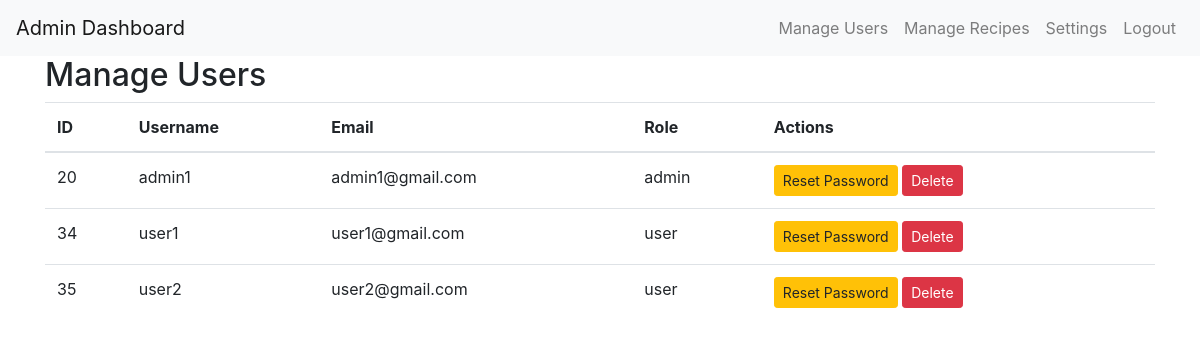
/admin/manage_users (signed in), run on an earlier commit of the app's database.
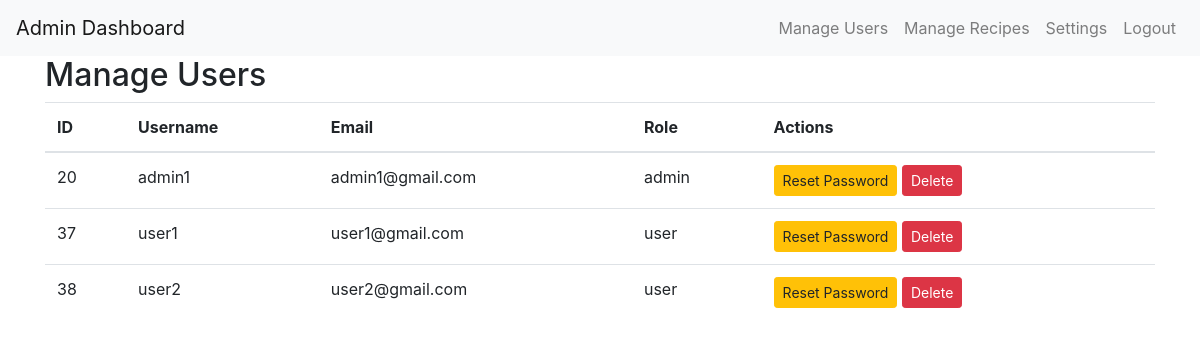
And on a later commit of the database.
### app/models.py (models this page shows)
class User(db.Model, UserMixin):
    id = db.Column(db.Integer, primary_key=True)
    username = db.Column(db.String(20), unique=True, nullable=False)
    email = db.Column(db.String(120), unique=True, nullable=False)
    password = db.Column(db.String(60), nullable=False)
    role = db.Column(db.String(10), nullable=False, default='user')
    completed_recipes = db.Column(db.Integer, default=0)
    recipes_created = db.Column(db.Integer, default=0)
    recipes_shared = db.Column(db.Integer, default=0)
    friends_connected = db.Column(db.Integer, default=0)
    shopping_lists_created = db.Column(db.Integer, default=0)
    conversion_tool_uses = db.Column(db.Integer, default=0)
    credits = db.Column(db.Integer, default=100)
    tools = db.relationship('Tool', backref='owner', lazy=True, cascade="all, delete-orphan")
    posts = db.relationship('Post', backref='author', lazy=True, cascade="all, delete-orphan")
    created_challenges = db.relationship('Challenge', backref='creator', lazy=True, overlaps="challenge_creator,created_challenges")
    participated_challenges = db.relationship('ChallengeParticipant', backref='user_participation', lazy=True, overlaps="participant,challenges_participated")
    achievements = db.relationship('Achievement', backref='user', lazy=True, cascade="all, delete-orphan")

### app/admin_routes.py (the view)
@admin.route('/manage_users')
@login_required
def manage_users():
    if current_user.role != 'admin':
        flash('You do not have permission to view this page.', 'danger')  # Show error message if user is not admin
        return redirect(url_for('user.index'))  # Redirect non-admin users to the user index page
    users = User.query.all()  # Query all users from the database
    return render_template('admin_manage_users.html', users=users)  # Render the manage users page for admins

### app/__init__.py (called while the page is built)
@login_manager.user_loader
def load_user(user_id):
    from app.models import User
    return User.query.get(int(user_id))

### app/templates/admin_manage_users.html (shortened to what this page needs)
{% extends "admin_base.html" %}
{% block content %}
<h2>Manage Users</h2>
<table class="table">
    <thead>
        <tr>
            <th>ID</th>
            <th>Username</th>
            <th>Email</th>
            <th>Role</th>
            <th>Actions</th>
        </tr>
    </thead>
    <tbody>
        {% for user in users %}
        <tr>
            <td>{{ user.id }}</td>
            <td>{{ user.username }}</td>
            <td>{{ user.email }}</td>
            <td>{{ user.role }}</td>
            <td>
                <a href="{{ url_for('admin.admin_reset_password', user_id=user.id) }}" class="btn btn-warning btn-sm">Reset Password</a>
                <form action="{{ url_for('admin.admin_delete_user', user_id=user.id) }}" method="POST" style="display:inline;">
                    <button type="submit" class="btn btn-danger btn-sm">Delete</button>
                </form>
            </td>
        </tr>
        {% endfor %}
    </tbody>
</table>
{% endblock %}

### app/templates/admin_base.html (shortened to what this page needs)
<!DOCTYPE html>
<html lang="en">
<head>
    <link rel="stylesheet" href="https://stackpath.bootstrapcdn.com/bootstrap/4.5.2/css/bootstrap.min.css">
</head>
<body>
    <nav class="navbar navbar-expand-lg navbar-light bg-light">
        <a class="navbar-brand" href="{{ url_for('admin.dashboard') }}">Admin Dashboard</a>
        <div class="collapse navbar-collapse" id="navbarNav">
            <ul class="navbar-nav ml-auto">
                <li class="nav-item">
                    <a class="nav-link" href="{{ url_for('admin.manage_users') }}">Manage Users</a>
                </li>
                <li class="nav-item">
                    <a class="nav-link" href="{{ url_for('admin.manage_recipes') }}">Manage Recipes</a>
                </li>
                <li class="nav-item">
                    <a class="nav-link" href="{{ url_for('admin.settings') }}">Settings</a>
                </li>
                <li class="nav-item">
                    <a class="nav-link" href="{{ url_for('user.logout') }}">Logout</a>
                </li>
            </ul>
        </div>
    </nav>
    <div class="container">
        {% block content %}{% endblock %}
    </div>
</body>
</html>

What changed in the data, as far as the page shows it:
removed User: id "34", username "user1", email "user1@gmail.com", role "user"
removed User: id "35", username "user2", email "user2@gmail.com", role "user"
added User: id "37", username "user1", email "user1@gmail.com", role "user"
added User: id "38", username "user2", email "user2@gmail.com", role "user"
